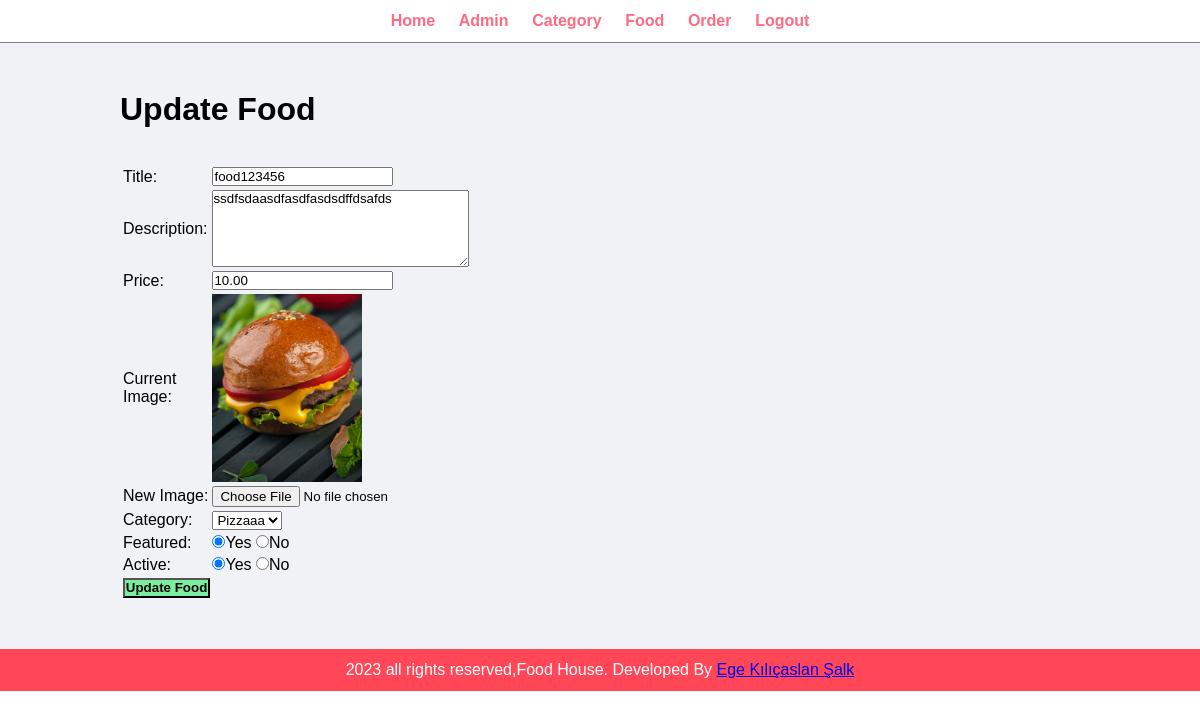
/admin/update-food.php?id=8 (signed in), run on the app's committed database.
### tables this page shows
CREATE TABLE `tbl_food` (
  `id` int(10) UNSIGNED NOT NULL,
  `title` varchar(100) NOT NULL,
  `description` text NOT NULL,
  `price` decimal(10,2) NOT NULL,
  `image_name` varchar(255) NOT NULL,
  `category_id` int(10) UNSIGNED NOT NULL,
  `featured` varchar(10) NOT NULL,
  `active` varchar(10) NOT NULL
);

### admin/update-food.php (the view, shortened to what this page needs)
<?php include('partials/menu.php');?>
<div class="main-content">
 <div class="wrapper">
    <h1>Update Food</h1>
    <br><br>
    <?php
    if(isset($_GET['id'])){
        $id = $_GET['id'];
        $sql = "SELECT * FROM tbl_food WHERE id=$id";
        $res = mysqli_query($conn, $sql);
        $count = mysqli_num_rows($res);
        if($count==1){
            $row = mysqli_fetch_assoc($res);
            $title = $row['title'];
            $description = $row['description'];
            $price = $row['price'];
            $current_image = $row['image_name'];
            $featured = $row['featured'];
            $active = $row['active'];
        }
        else{
            $_SESSION['no-food-found'] = "<div class='error'>Food not Found.</div>";
            header("location:".SITEURL.'admin/manage-food.php');
        }
    }
    else{
        header("location:".SITEURL.'admin/manage-food.php');
    }
    ?>
    <form action="" method="POST" enctype="multipart/form-data">
        <table class="tbl-30">
            <tr>
                <td>Title:</td>
                <td>
                <input type="text" name="title" value="<?php echo $title; ?>">
                </td>
            </tr>
            <tr>
                <td>Description:</td>
                <td>
                <textarea name="description" cols="30" rows="5"><?php echo $description; ?></textarea>
                </td>
            </tr>
            <tr>
                <td>Price:</td>
                <td>
                <input type="number" name="price" value="<?php echo $price;  ?>">
                </td>
            </tr>
            <tr>
                <td>Current Image:</td>
                <td>
                <?php
                        if($current_image!=""){
                            ?>
                            <img src="<?php echo SITEURL;?>images/food/<?php echo $current_image; ?>" width="150px">
                            <?php
                        }
                    ?>
                </td>
            </tr>
            <tr>
                <td>New Image:</td>
                <td>
                    <input type="file" name="image">
                </td>
            </tr>
            <tr>
            <td>Category: </td>
                        <td>
                            <select name="category">
                                <?php
                                $sql2="SELECT * FROM tbl_category WHERE active='Yes'";
                                $res2 = mysqli_query($conn,$sql2);
                                $count2= mysqli_num_rows($res2);
                                if ($count2 > 0) {
                                    while($row=mysqli_fetch_assoc($res2)){
                                        $id=$row['id'];
                                        $title = $row['title'];
                                        ?>
                                            <option value="<?php echo $id; ?>"><?php echo $title;  ?></option>
                                        <?php
                                    }
                                }
                                else{
                                    ?>
                                    <option value="0">No Category Found</option>
                                    <?php
                                }
                                ?>
                            </select>
                        </td>
            </tr>
            <tr>
                    <td>Featured: </td>
                        <td>
                            <input <?php if($featured=="Yes"){ echo "checked";} ?> type="radio" name="featured" value="Yes">Yes
                            <input <?php if($featured=="No"){ echo "checked";} ?> type="radio" name="featured" value="No">No
                        </td>
                    </tr>
                    <tr>
                        <td>Active: </td>
                        <td><input <?php if($active=="Yes"){ echo "checked";} ?> type="radio" name="active" value="Yes">Yes
                            <input <?php if($active=="No"){ echo "checked";} ?> type="radio" name="active" value="No">No
                        </td>
                    </tr>
                 <tr>
                    <td>
                    <input type="submit" name="submit" value="Update Food" class="btn-secondary">
                    </td>
                </tr>
        </table>
    </form>
 </div>
</div>
<?php include('partials/footer.php');?>

### css/adm.css (style rules this page uses)
* { margin: 0; padding: 0; font-family: Arial, Helvetica, sans-serif; }
.wrapper { padding:1%; width: 80%; margin: 0 auto; }
.tbl-30 { width: 30%; }
table tr td { padding: 1px; }
.btn-secondary { background-color: #7bed9f; padding: 1%; color: black; text-decoration: none; font-weight: bold; }
.main-content { background-color:#f1f2f6; padding: 3% 0; }

### data on the page
tbl_food: title "food123456", description "ssdfsdaasdfasdfasdsdffdsafds", price "10.00", image_name (picture), featured "☑", active "☑"

### other printed values
form field category "Pizzaaa"
